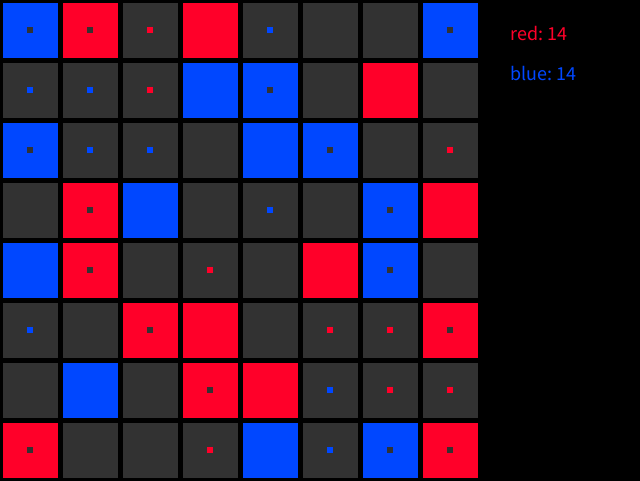
Frame 1 (no input)
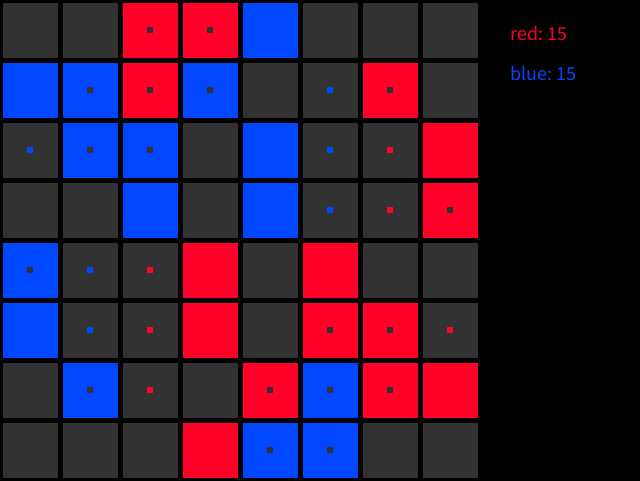
Frame 2 (the mouse pressed at the canvas centre, redrawn once)

The Processing sketch that drew these frames (run headless with seeded random() and noise(); the mouse was pressed at the canvas centre and the sketch redrawn once):

// Processing sketch: GOLAD
// ── GOLAD.pde
GOL gol; //<>// //<>//
boolean run;

void setup() {
  size(640, 481);
  colorMode(HSB);
  gol = new GOL();
  run = true;
  gol.init();
  noLoop();
}

void draw() {
  if (run) {
    background(0);
    gol.generate();
  }
  gol.displayCells();
  run = false;
}

void mousePressed() {
  if (mouseButton == LEFT || mouseButton == RIGHT) {
    gol.mousePressed();
    gol.displayCells();
    redraw();
  } else {
    run = !run;
    redraw();
  }
}
// ── Cell.pde
class Cell {

  float x, y;
  float cellWidth;
  Team team;
  int nextState;
  int state;

  Cell(float x_, float y_, float cellWidth_, Team team_) {
    x = x_;
    y = y_;
    cellWidth = cellWidth_;
    team = team_;
  }

  void loadNextState() {
    state = nextState;
  }

  void newNextState(int s) {
    nextState = s;
  }

  int indicatorShrinkRate = 10;
  void display() {
    if (state == 1) {
      fill(team.teamColor, 255, 255);
    } else {
      fill(team.teamColor, 0, 50);
    }
    stroke(0);
    strokeWeight(5);
    rect(x, y, cellWidth, cellWidth);

    if (nextState == 1) {
      fill(team.teamColor, 255, 255);
    } else {
      fill(team.teamColor, 0, 50);
    }
    noStroke();
    rect(x + (cellWidth - cellWidth / indicatorShrinkRate) / 2, 
    y + (cellWidth - cellWidth / indicatorShrinkRate) / 2, 
    cellWidth / indicatorShrinkRate, cellWidth / indicatorShrinkRate);
  }
}
// ── Game.pde
class GOL {

  int cellWidth = 60;
  int columns, rows;
  Team currentTeam;
  boolean ended;
  Team red;
  Team blue;
  int redSum;
  int blueSum;
  int redNeighbors;
  int blueNeighbors;
  Cell[][] board;

  GOL() {
    columns = height / cellWidth;
    rows = height / cellWidth;
    currentTeam = new Team(-1);
    board = new Cell[columns][rows];
    ended = false;
    red = new Team(248);
    blue = new Team(158);
    redSum = 0;
    blueSum = 0;
    redNeighbors = 0;
    blueNeighbors = 0;
    init();
  }

  void init() {
    for (int i = 0; i < columns; i++) {
      for (int j = 0; j < rows; j++) {
        board[i][j] = new Cell(i * cellWidth, j * cellWidth, cellWidth, currentTeam);
        if (i < columns / 2) {
          if (round(random(2)) == 1) {
            board[i][j].nextState = 1;
            board[i][j].team = round(random(2)) == 1 ? red : blue;
          }
        } else {
          board[i][j].nextState = board[board.length - 1 - i][board[0].length - 1 - j].nextState;
          board[i][j].team = board[board.length - 1 - i][board[0].length - 1 - j].team == blue ? red : blue;
        }
      }
    }
  }

  void generate() {
    loadNextState();
    countNeighbors();
    scoreBoard();
  }

  void loadNextState() {
    redSum = 0;
    blueSum = 0;
    for ( int i = 0; i < columns; i++) {
      for ( int j = 0; j < rows; j++) {
        board[i][j].loadNextState();
        if (board[i][j].team == red) { 
          redSum += board[i][j].state;
        } else if (board[i][j].team == blue) {
          blueSum += board[i][j].state;
        }
      }
    }
  }

  void countNeighbors() {
    for (int x = 0; x < columns; x++) {
      for (int y = 0; y < rows; y++) {
        redNeighbors = 0;
        blueNeighbors = 0;
        for (int i = max(0, x - 1); i <= min(board.length - 1, x + 1); i++) {
          for (int j = max(0, y - 1); j <= min(board[0].length - 1, y + 1); j++) {
            Cell neighbor = board[i][j];
            if (neighbor.state == 1) {
              if (neighbor.team == red) {
                redNeighbors++;
              } else if (neighbor.team == blue) {
                blueNeighbors++;
              }
            }
          }
        }
        calculateNextState(x, y);
      }
    }
  } 

  void calculateNextState(int x, int y) {
    if (board[x][y].team == red) { 
      redNeighbors -= board[x][y].state;
    } else if (board[x][y].team == blue) {
      blueNeighbors -= board[x][y].state;
    }
    int neighbors = redNeighbors + blueNeighbors;

    if ((board[x][y].nextState == 1) && (neighbors <  2)) { 
      board[x][y].newNextState(0);
    } else if ((board[x][y].nextState == 1) && (neighbors >  3)) { 
      board[x][y].newNextState(0);
    } else if ((board[x][y].nextState == 0) && (neighbors == 3)) { 
      board[x][y].newNextState(1);
      if (redNeighbors > blueNeighbors) {
        board[x][y].team = red;
      } else {
        board[x][y].team = blue;
      }
    }
  }

  void  scoreBoard() {
    textSize(20);
    noStroke();
    strokeWeight(1);
    if (redSum > blueSum) { 
      stroke(255);
    } else {
      noStroke();
    }
    fill(red.teamColor, 255, 255);
    text("red: " + redSum, 510, 40);
    if (blueSum == 0 && redSum > 0) { 
      text("red won", 510, 120);
      ended = true;
    }

    if (redSum < blueSum) { 
      stroke(255);
    } else {
      noStroke();
    }
    fill(blue.teamColor, 255, 255);
    text("blue: " + blueSum, 510, 80);

    if (redSum == 0 && blueSum > 0) { 
      text("blue won", 510, 120);
      ended = true;
    }

    if (redSum == 0 && blueSum == 0) { 
      fill(red.teamColor, 0, 255); 
      text("draw", 510, 120);
      ended = true;
    }
    fill(255);
    if (ended) {
      text("ended", 510, 160);
    }
  }

  void displayCells() {
    for ( int i = 0; i < columns; i++) {
      for ( int j = 0; j < rows; j++) {
        board[i][j].display();
      }
    }
  }

  void kill() {
    for (int x = 0; x < columns; x++) {
      for (int y = 0; y < rows; y++) {
        board[x][y].nextState = 0;
        board[x][y].state = 0;
      }
    }
  }

  void mousePressed() {
    int x = floor(mouseX / cellWidth);
    int y = floor(mouseY / cellWidth);
    if (mouseButton == LEFT) {
      if (board[x][y].state == 1) {
        if (currentTeam == board[x][y].team) {
          board[x][y].newNextState(board[x][y].nextState == 0 ? 1 : 0);
        } else {
        }
      } else {
        board[x][y].team = currentTeam;
      }
    } else if (mouseButton == RIGHT) {
    }
  }
}
// ── Team.pde
class Team {
  int teamColor;
  Team(int teamColor_) {
    teamColor = teamColor_;
  }
}
